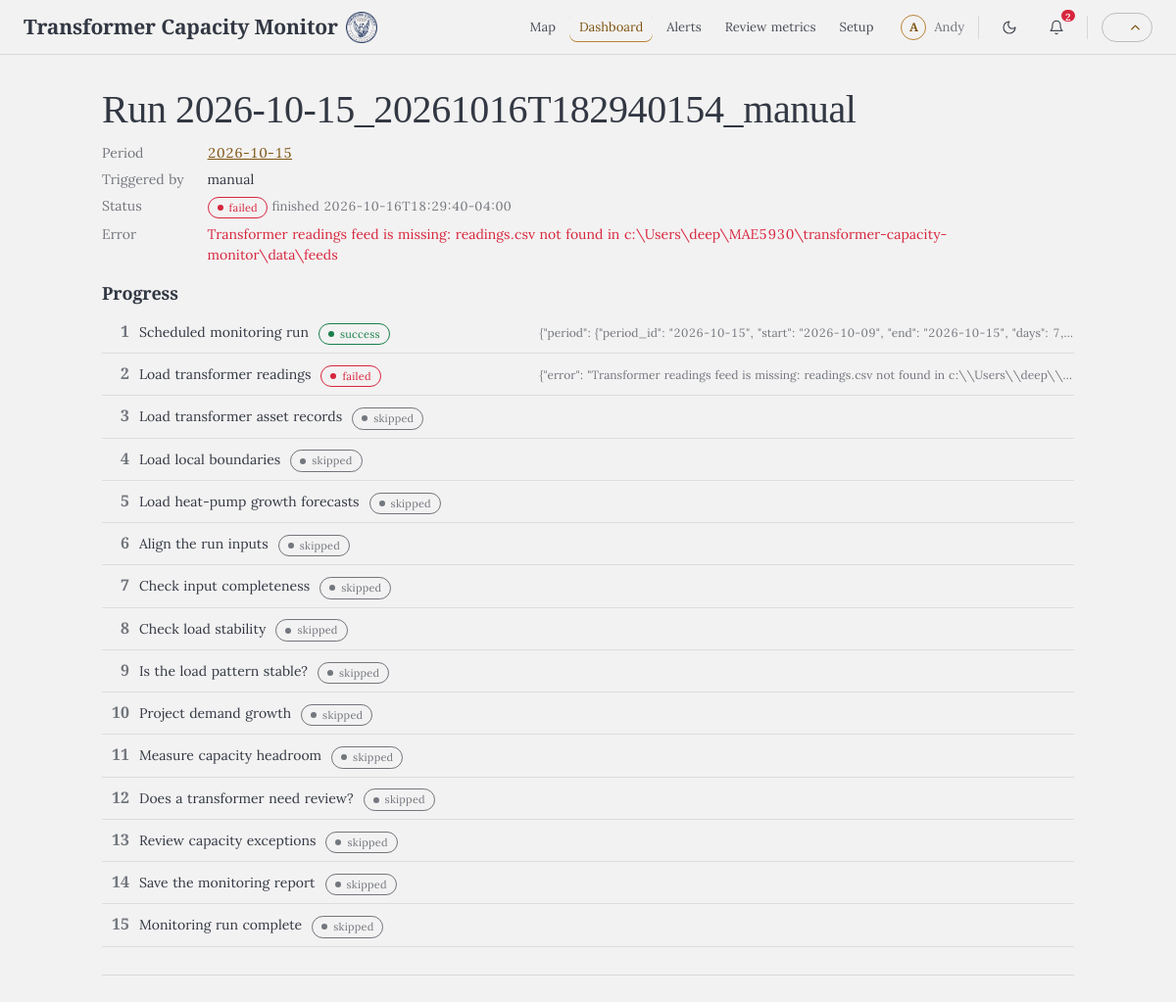
The app's page /runs/2026-10-15_20261016T182940154_manual with its own data.
### tables this page shows
CREATE TABLE settings (
  key TEXT PRIMARY KEY,
  value TEXT
);

CREATE TABLE runs (
  run_id TEXT PRIMARY KEY,
  period_id TEXT NOT NULL,
  triggered_by TEXT NOT NULL,
  started_at TEXT NOT NULL,
  finished_at TEXT,
  status TEXT NOT NULL,          -- running | success | failed
  current_step INTEGER,
  error TEXT,
  problems_json TEXT,
  summary_json TEXT
);

CREATE TABLE run_steps (
  run_id TEXT NOT NULL,
  step INTEGER NOT NULL,
  name TEXT NOT NULL,
  status TEXT NOT NULL,          -- pending | running | success | failed | skipped | waiting
  started_at TEXT,
  finished_at TEXT,
  detail TEXT,
  PRIMARY KEY (run_id, step)
);

### webapp/app.py (the view)
@app.route("/runs/<run_id>")
def run_detail(run_id):
    run = store.get_run(run_id)
    if not run:
        if run_id in _running and _running[run_id].is_alive():
            return render_template("run.html", run=None, run_id=run_id, refresh=True)
        abort(404)
    refresh = run["status"] == "running"
    period = store.get_period(run["period_id"]) if run["status"] == "success" else None
    return render_template("run.html", run=run, run_id=run_id, refresh=refresh, period=period)

### capacity_monitor/ai_explain.py (called while the page is built)
def enabled(store: Store) -> bool:
    return (store.get_setting(SETTING_KEY, "off") or "off") == "on"

def _key(message: str, step) -> str:
    return hashlib.sha256(f"{step}|{message}".encode()).hexdigest()[:24]

### capacity_monitor/explain.py (called while the page is built)
def explain_problem(text: str) -> dict:
    for pattern, title, meaning, action in _RULES:
        m = pattern.search(text)
        if m:
            g = {k: (v or "") for k, v in m.groupdict().items()}
            return {"title": title, "meaning": meaning.format(**g), "action": action.format(**g), "raw": text}
    return {"title": "The run hit a problem", "meaning": text, "action": "Open the run to see the step it stopped at; fix the input it names, then press Run now again.", "raw": text}

### capacity_monitor/store.py (called while the page is built)
def now_iso() -> str:
    return datetime.now(timezone.utc).astimezone().isoformat(timespec="seconds")

    def _conn(self) -> sqlite3.Connection:
        c = sqlite3.connect(self.path, timeout=30, isolation_level=None)
        c.row_factory = sqlite3.Row
        c.execute("PRAGMA journal_mode=WAL")
        c.execute("PRAGMA busy_timeout=30000")
        return c

    def get_run(self, run_id: str) -> dict | None:
        with self._conn() as c:
            r = c.execute("SELECT * FROM runs WHERE run_id=?", (run_id,)).fetchone()
            if not r:
                return None
            steps = c.execute("SELECT * FROM run_steps WHERE run_id=? ORDER BY step", (run_id,)).fetchall()
        d = dict(r)
        d["problems"] = json.loads(d.pop("problems_json") or "[]")
        d["summary"] = json.loads(d.pop("summary_json") or "{}")
        d["steps"] = [dict(s) for s in steps]
        return d

    def list_alerts(self, limit: int = 50, unacknowledged_only: bool = False) -> list[dict]:
        q = "SELECT * FROM alerts" + (" WHERE acknowledged_at IS NULL" if unacknowledged_only else "") + " ORDER BY id DESC LIMIT ?"
        with self._conn() as c:
            return [dict(r) for r in c.execute(q, (limit,)).fetchall()]

    def get_ai_explanation(self, key: str) -> dict | None:
        with self._conn() as c:
            r = c.execute("SELECT * FROM ai_explanations WHERE key=? AND title IS NOT NULL", (key,)).fetchone()
        return dict(r) if r else None

    def get_setting(self, key: str, default=None):
        with self._conn() as c:
            r = c.execute("SELECT value FROM settings WHERE key=?", (key,)).fetchone()
        return r["value"] if r else default

### webapp/app.py (called while the page is built)
@app.template_filter("clock")
def _clock(iso):
    return (iso or "")[11:16]

### webapp/templates/run.html (shortened to what this page needs)
{% extends "base.html" %}
{% block content %}
<div class="card">
<h1>Run {{ run_id }}</h1>
{% if not run %}<p><span class="tag info">starting</span> The run is being created...</p>
{% else %}
<dl class="kv">
  <dt>Period</dt><dd><a href="{{ url_for('period_detail', period_id=run.period_id) }}">{{ run.period_id }}</a></dd>
  <dt>Triggered by</dt><dd>{{ run.triggered_by }}</dd>
  <dt>Status</dt><dd><span class="tag {{ 'ok' if run.status == 'success' else ('bad' if run.status == 'failed' else 'info') }}">{{ run.status }}</span> {% if run.finished_at %}<span class="muted small">finished {{ run.finished_at }}</span>{% endif %}</dd>
  {% if run.error %}<dt>Error</dt><dd class="bad">{{ run.error }}</dd>{% endif %}
</dl>
<h3>Progress</h3>
<ol class="steps">
{% for s in run.steps %}<li><span class="n">{{ s.step }}</span><span>{{ s.name }}</span>
<span class="tag {{ {'success':'ok','failed':'bad','running':'info','waiting':'warn','skipped':'muted','pending':'muted'}[s.status] }}">{{ s.status }}</span>
{% if s.detail %}<span class="d" title="{{ s.detail }}">{{ s.detail }}</span>{% endif %}</li>{% endfor %}
</ol>
{% endif %}
</div>
{% endblock %}

### webapp/templates/light_base.html (shortened to what this page needs)
<!doctype html>
<html lang="en">
<head>
</head>
<body>
{% set initials = (reviewer_name or '').replace('.', ' ').split()|map('first')|join('')|upper %}
<header class="topbar">
  <a class="brand" href="{{ url_for('map_latest') }}"><b>Transformer Capacity Monitor</b><img class="seal" src="{{ url_for('static', filename='tompkins-county.png') }}" alt="Tompkins County"></a>
  {% set ep = request.endpoint %}
  <nav aria-label="Main">
    <a href="{{ url_for('map_latest') }}"{% if ep in ('map_latest', 'period_map') %} aria-current="page"{% endif %}>Map</a>
    <a href="{{ url_for('dashboard') }}"{% if ep in ('dashboard', 'period_detail', 'run_detail') %} aria-current="page"{% endif %}>Dashboard</a>
    <a href="{{ url_for('alerts') }}"{% if ep == 'alerts' %} aria-current="page"{% endif %}>Alerts</a>
    <a href="{{ url_for('metrics') }}"{% if ep == 'metrics' %} aria-current="page"{% endif %}>Review metrics</a>
    <a href="{{ url_for('setup') }}"{% if ep == 'setup' %} aria-current="page"{% endif %}>Setup</a>
  </nav>
  <div class="tools">
    {% if reviewer_name %}<span class="reviewer" title="Reviewer: {{ reviewer_name }}"><span class="initials">{{ initials[:2] }}</span><span class="name">{{ reviewer_name }}</span></span>
    {% endif %}
    <button id="theme-btn" class="icon-btn" type="button" aria-label="Dark mode" title="Dark mode" aria-pressed="false">
      <svg class="moon" width="16" height="16" viewBox="0 0 24 24" fill="none" stroke="currentColor" stroke-width="1.8" stroke-linecap="round" stroke-linejoin="round" aria-hidden="true"><path d="M12 3a6 6 0 0 0 9 9 9 9 0 1 1-9-9Z"/></svg>
    </button>
    <div class="bell-wrap">
      <button id="bell" class="icon-btn" type="button" aria-label="Alerts" aria-expanded="false" aria-controls="alerts-card">
        <svg width="16" height="16" viewBox="0 0 24 24" fill="none" stroke="currentColor" stroke-width="1.8" stroke-linecap="round" stroke-linejoin="round" aria-hidden="true"><path d="M6 8a6 6 0 0 1 12 0c0 7 3 9 3 9H3s3-2 3-9"/><path d="M10.3 21a1.94 1.94 0 0 0 3.4 0"/></svg>
        {% if unacked_alerts %}<span class="count">{{ unacked_alerts }}</span>{% endif %}
      </button>
    </div>
    <button id="bar-toggle" class="bar-switch" type="button" role="switch" aria-checked="true" aria-label="Hide header" title="Hide header"><span><svg width="15" height="15" viewBox="0 0 24 24" fill="none" stroke="currentColor" stroke-width="2.2" stroke-linecap="round" stroke-linejoin="round" aria-hidden="true"><path d="m18 15-6-6-6 6"/></svg></span></button>
  </div>
</header>
{% block body %}{% endblock %}
</body>
</html>

### webapp/templates/light_base.html (style rules this page uses)
:root { --ink-rgb:29,36,48;--paper-rgb:243,242,242; --ground:#f3f2f2;--panel:#f8f7f6; --ink:#1D2430;--ink-90:rgba(var(--ink-rgb),.9);--ink-80:rgba(var(--ink-rgb),.8);--ink-75:rgba(var(--ink-rgb),.75);--ink-60:rgba(var(--ink-rgb),.6);--ink-55:rgba(var(--ink-rgb),.55);--ink-50:rgba(var(--ink-rgb),.5); --line:rgba(var(--ink-rgb),.12);--line-16:rgba(var(--ink-rgb),.16); --accent:#b68235;--accent-700:#7d5411;--accent-800:#5a3b0a; --ok:#1B7F4B;--review:#D7263D;--review-text:#9e1428;--amber:#e08a00;--warn:#9a5b00;--info:#1F5FA8;--estimate:#8a6200; --font-heading:"Cormorant Garamond",Georgia,serif;--font-body:"Lora",Georgia,serif; color-scheme:light; }
* { box-sizing:border-box }
body { margin:0;background:var(--ground);color:var(--ink-90);font:14px/1.5 var(--font-body);font-variant-numeric:tabular-nums }
a { color:var(--accent-700) }
h1,h2,h3 { text-wrap:pretty }
.topbar { height:56px;display:flex;align-items:center;gap:18px;padding:0 24px;border-bottom:1px solid var(--line);background:var(--ground);position:sticky;top:0;z-index:5 }
.topbar .brand { display:flex;align-items:center;gap:8px;text-decoration:none;color:inherit;white-space:nowrap;flex:none }
.topbar .brand b { font-family:var(--font-heading);font-weight:600;font-size:21px;letter-spacing:-.01em }
.topbar .brand .seal { display:block;width:32px;height:32px;flex:none }
.topbar nav { display:flex;gap:4px;font-size:13px }
.topbar nav a { text-decoration:none;color:var(--ink-80);padding:6px 10px;border-radius:8px;transition:background .15s }
.topbar nav a[aria-current="page"] { color:var(--accent-700);box-shadow:inset 0 -1px 0 var(--accent) }
.topbar .count { font-size:11px;color:var(--review);margin-left:3px }
.tools { display:flex;align-items:center;gap:14px }
.icon-btn { all:unset;cursor:pointer;position:relative;box-sizing:border-box;width:34px;height:34px;border-radius:8px;color:var(--ink-80);display:grid;place-items:center;transition:background-color .15s }
#bell .count { position:absolute;top:-3px;right:-4px;min-width:16px;height:16px;padding:0 4px;border-radius:8px;background:#D7263D;color:#fff;font-size:10px;font-weight:600;display:grid;place-items:center;border:2px solid var(--ground);box-sizing:border-box }
.bell-wrap { position:relative }
.bar-switch { all:unset;cursor:pointer;box-sizing:border-box;position:relative;width:52px;height:30px;border:1px solid rgba(var(--ink-rgb),.25);border-radius:999px;color:var(--accent-700);transition:background-color .15s,border-color .15s;flex:none }
.bar-switch span { position:absolute;top:50%;left:calc(100% - 24px);transform:translateY(-50%);display:grid }
.topbar { transition:transform .25s }
.reviewer { display:inline-flex;align-items:center;gap:8px;font-size:13px;color:var(--ink-60);white-space:nowrap }
.reviewer .initials { width:26px;height:26px;border-radius:50%;border:1px solid var(--accent);color:var(--accent-700);font-family:var(--font-heading);font-weight:600;font-size:12px;display:grid;place-items:center }

### records on screen
settings: value "Andy"
runs: period_id "2026-10-15", triggered_by "manual", status "failed", finished_at "2026-10-16T18:29:40-04:00", error "Transformer readings feed is missing: readings.csv not found in c:\\Users\\deep\\MAE5930\\transformer-capacity-monitor\\data\\feeds"
run_steps: step "1", name "Scheduled monitoring run", status "success", detail "{\"period\": {\"period_id\": \"2026-10-15\", \"start\": \"2026-10-09\", \"end\": \"2026-10-15\", \"days\": 7,…"
run_steps: step "2", name "Load transformer readings", status "failed", detail "{\"error\": \"Transformer readings feed is missing: readings.csv not found in c:\\\\Users\\\\deep\\\\…"
run_steps: step "3", name "Load transformer asset records", status "skipped"
run_steps: step "4", name "Load local boundaries", status "skipped"
run_steps: step "5", name "Load heat-pump growth forecasts", status "skipped"
run_steps: step "6", name "Align the run inputs", status "skipped"
run_steps: step "7", name "Check input completeness", status "skipped"
run_steps: step "8", name "Check load stability", status "skipped"
run_steps: step "9", name "Is the load pattern stable?", status "skipped"
run_steps: step "10", name "Project demand growth", status "skipped"
run_steps: step "11", name "Measure capacity headroom", status "skipped"
run_steps: step "12", name "Does a transformer need review?", status "skipped"
run_steps: step "13", name "Review capacity exceptions", status "skipped"
run_steps: step "14", name "Save the monitoring report", status "skipped"
run_steps: step "15", name "Monitoring run complete", status "skipped"

### other values on screen
{{ initials[:2] }} "A"
{{ unacked_alerts }} "2"
{{ run_id }} "2026-10-15_20261016T182940154_manual"
